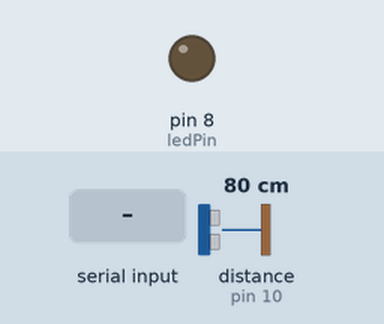
This sketch was run on a simulated Arduino Uno, built with avr-gcc and run on an emulated ATmega328P. On the bench: output pins drawn as LEDs (lit = HIGH). Wiring (inferred from the names in the program): ultrasonic range finder: trigger pin 11; echo pin 10. The test bench sets the inputs (shaded band); at power-on: distance to the obstacle (sensor on pin 10) 80 cm. The echo pulse lasts 58.3 µs per cm; pins used as bus, display or sensor lines are not drawn; what the sketch prints to the serial monitor is not drawn.

Above: at 1.2 s.
1.3 s: "1" received over Serial
At 1.7 s:
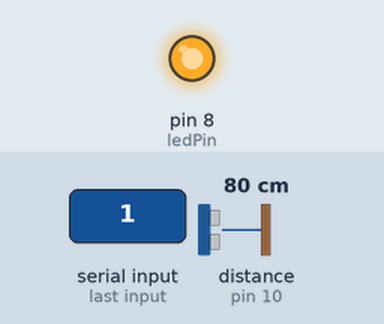
2.8 s: "0" received over Serial
At 4.0 s:
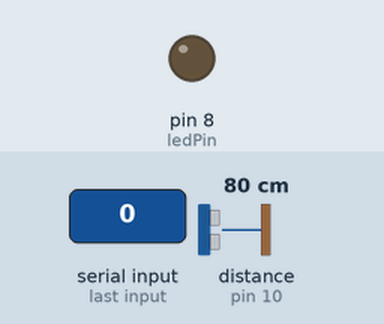
Timing chart, 0 to 5.8 s (numbered marks = the images above; inputs shaded):
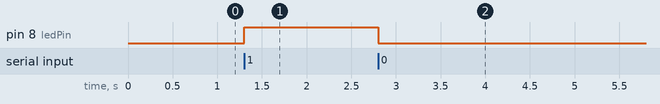

Measured:
- after the input at 1.3 s, pin 8 (ledPin): LOW → HIGH at once
- after the input at 2.8 s, pin 8 (ledPin): HIGH → LOW at once

The sketch:

Nov24ArduinoCode.ino
```cpp
const int triggerPin = 11;
const int echoPin = 10;
const int ledPin = 8;

void setup() {
  pinMode (ledPin, OUTPUT);
  pinMode (triggerPin, OUTPUT);
  pinMode (echoPin, INPUT);
  Serial.begin (9600);
}

void loop() {

  if (Serial.available () > 0) {
    char state  = Serial.read ();
    if (state == '1') {
      digitalWrite (ledPin, HIGH);
    }

    if (state == '0') {
      digitalWrite (ledPin, LOW);
    }

     delay (10);
  }

  long duration, cm;     //variables for storage
  digitalWrite (triggerPin, LOW);
  delayMicroseconds (2);
  digitalWrite (triggerPin, HIGH);
  delayMicroseconds (5);
  digitalWrite (triggerPin, LOW);
  duration = pulseIn (echoPin, HIGH);

  //converting the time (microseconds) into a distance
  cm = microsecondsToCentimeters(duration);
  long inch = cm / 2.54;
  Serial.println(cm);

}

long microsecondsToCentimeters(long microseconds) {
  //29 because the speed if sound is 29 microseconds per cm
  //2 because the sound needs to travel the distnace twice, to the object and back
  return microseconds / 29 / 2;
}
```
